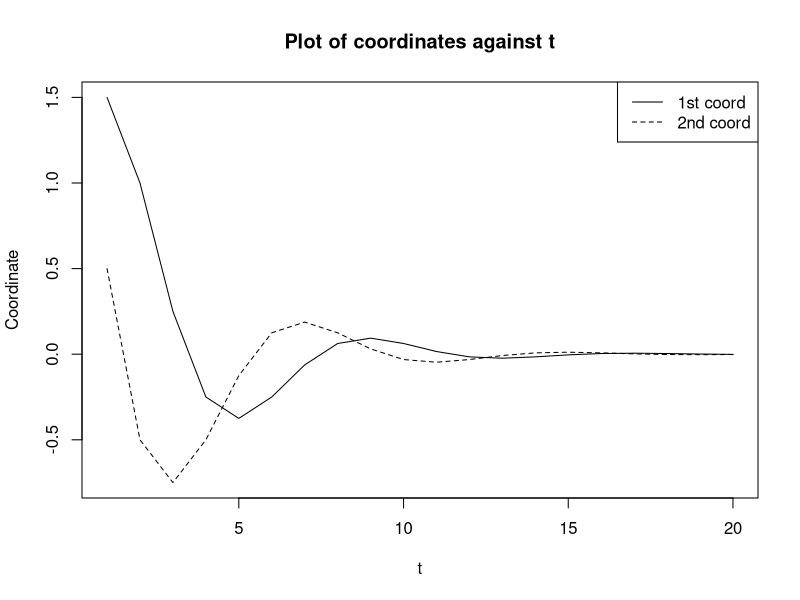

R code for this plot:
## ---- chunk 1
knitr::opts_chunk$set(echo = TRUE)
## ---- chunk 2
library(expm)
b.mat <- matrix(c(0.5, -0.5, 0.5, 0.5), nrow = 2, ncol = 2)
x.0 <- matrix(c(1, 2), nrow = 2)
x.t <- sapply(1:20, function(t) (b.mat %^% t) %*% x.0)
plot(1:20, x.t[1, ], type = "l", lty = 1,
     xlab = "t", ylab = "Coordinate",
     main = "Plot of coordinates against t",
     ylim = c(min(x.t), max(x.t)))
lines(1:20, x.t[2, ], lty = 2)
legend("topright", legend = c("1st coord", "2nd coord"),
       lty = c(1, 2))
## ---- chunk 3
library(knitr)

kable(b.mat, caption = "Matrix b (b.mat)")
lambda.1 <- complex(real = 1/2, imaginary = 1/2)
lambda.2 <- complex(real = 1/2, imaginary = -1/2)
kable(lambda.1, col.names = "Eigenvalue 1 (lambda.1)")
kable(lambda.2, col.names = "Eigenvalue 2 (lambda.2)")

v.1 <- matrix(c(complex(real = 0, imaginary = -1),
                complex(real = 1, imaginary = 0)), nrow = 2) / sqrt(2)
v.2 <- matrix(c(complex(real = 0, imaginary = 1),
                complex(real = 1, imaginary = 0)), nrow = 2) / sqrt(2)
kable(signif(v.1, 3), col.names = "Eigenvector $v_1$ (v.1)")
kable(signif(v.2, 3), col.names = "Eigenvector $v_2$ (v.2)")
## ---- chunk 4
all.equal(lambda.1 * v.1, b.mat %*% v.1)
all.equal(lambda.2 * v.2, b.mat %*% v.2)
## ---- chunk 5
x.0.coefs <- solve(matrix(c(v.1, v.2), nrow = 2, ncol = 2)) %*% x.0
rownames(x.0.coefs) <- c("$c_1$", "$c_2$")
colnames(x.0.coefs) <- c("Coefficients")
kable(signif(x.0.coefs, 3))
